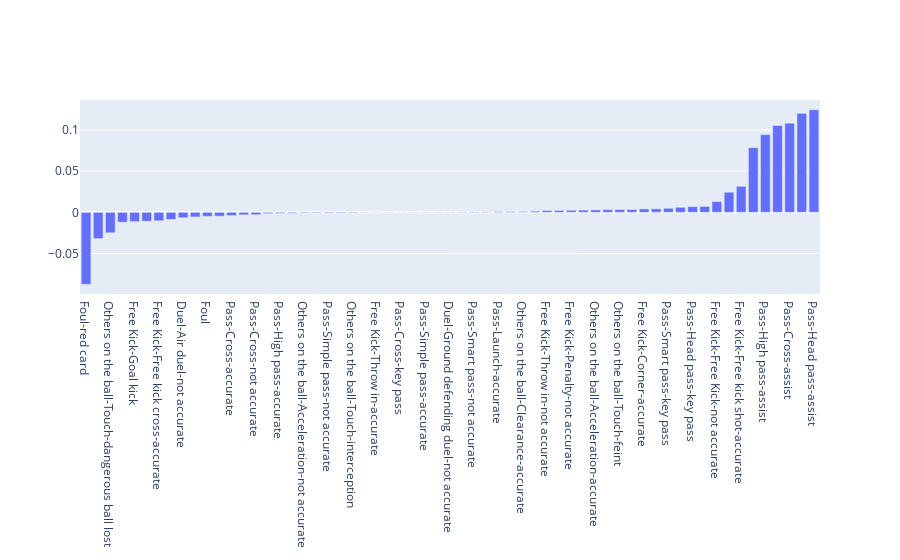

Here is the notebook cell this chart was saved with:
### Markdown cell above
### Features weight

### Code cell
import plotly.graph_objs as go
import plotly.offline as py
import pandas as pd
import json

feature_data = json.load(open("feature_weights.json"))

fig = go.Figure([go.Bar(x=list(feature_data.keys()), y=list(feature_data.values()))])
py.iplot(fig)

### Figure 1 — Plotly figure (JSON) as saved in the notebook; plotly's stock layout.template omitted (floating-point values rounded to 4 significant figures)
{"data": [{"type": "bar", "x": ["Foul-red card", "Foul-second yellow card", "Others on the ball-Touch-dangerous ball lost", "Others on the ball-Clearance", "Free Kick-Goal kick", "Free Kick-Free kick cross-not accurate", "Free Kick-Free kick cross-accurate", "Foul-yellow card", "Duel-Air duel-not accurate", "Free Kick-Free Kick-accurate", "Foul", "Duel-Air duel-accurate", "Pass-Cross-accurate", "Free Kick-Free kick shot-not accurate", "Pass-Cross-not accurate", "Others on the ball-Touch-missed ball", "Pass-High pass-accurate", "Pass-High pass-not accurate", "Others on the ball-Acceleration-not accurate", "Pass-Head pass-not accurate", "Pass-Simple pass-not accurate", "Others on the ball-Touch", "Others on the ball-Touch-interception", "Duel-Ground loose ball duel-accurate", "Free Kick-Throw in-accurate", "Pass-Head pass-accurate", "Pass-Cross-key pass", "Duel-Ground attacking duel-not accurate", "Pass-Simple pass-accurate", "Shot-Shot-not accurate", "Duel-Ground defending duel-not accurate", "Duel-Ground attacking duel-accurate", "Pass-Smart pass-not accurate", "Duel-Ground defending duel-accurate", "Pass-Launch-accurate", "Duel-Ground loose ball duel-not accurate", "Others on the ball-Clearance-accurate", "Pass-High pass-key pass", "Free Kick-Throw in-not accurate", "Others on the ball-Touch-opportunity", "Free Kick-Penalty-not accurate", "Pass-Launch-not accurate", "Others on the ball-Acceleration-accurate", "Pass-Smart pass-accurate", "Others on the ball-Touch-feint", "Free Kick-Corner-not accurate", "Free Kick-Corner-accurate", "Others on the ball-Clearance-not accurate", "Pass-Smart pass-key pass", "Pass-Simple pass-key pass", "Pass-Head pass-key pass", "Others on the ball-Touch-counter attack", "Free Kick-Free Kick-not accurate", "Shot-Shot-accurate", "Free Kick-Free kick shot-accurate", "Pass-Smart pass-assist", "Pass-High pass-assist", "Free Kick-Penalty", "Pass-Cross-assist", "Pass-Simple pass-assist", "Pass-Head pass-assist"], "y": [-0.08734, -0.03187, -0.02483, -0.01196, -0.01127, -0.01083, -0.01028, -0.0087, -0.00651, -0.005555, -0.004876, -0.004668, -0.003899, -0.003, -0.002917, -0.001518, -0.001176, -0.001066, -0.0008705, -0.0007993, -0.0007922, -0.0007412, -0.0006162, -0.0003254, -0.0002874, -0.0002072, -6.546e-05, 0.000227, 0.0002484, 0.0002744, 0.0003355, 0.0004711, 0.0005539, 0.0005544, 0.0008405, 0.0008424, 0.0009471, 0.001403, 0.002175, 0.00232, 0.00249, 0.002678, 0.002915, 0.003273, 0.003375, 0.003437, 0.004131, 0.004259, 0.004926, 0.006081, 0.006873, 0.007162, 0.01302, 0.02441, 0.03159, 0.07848, 0.09434, 0.1055, 0.1082, 0.1202, 0.1246]}], "layout": {}}
